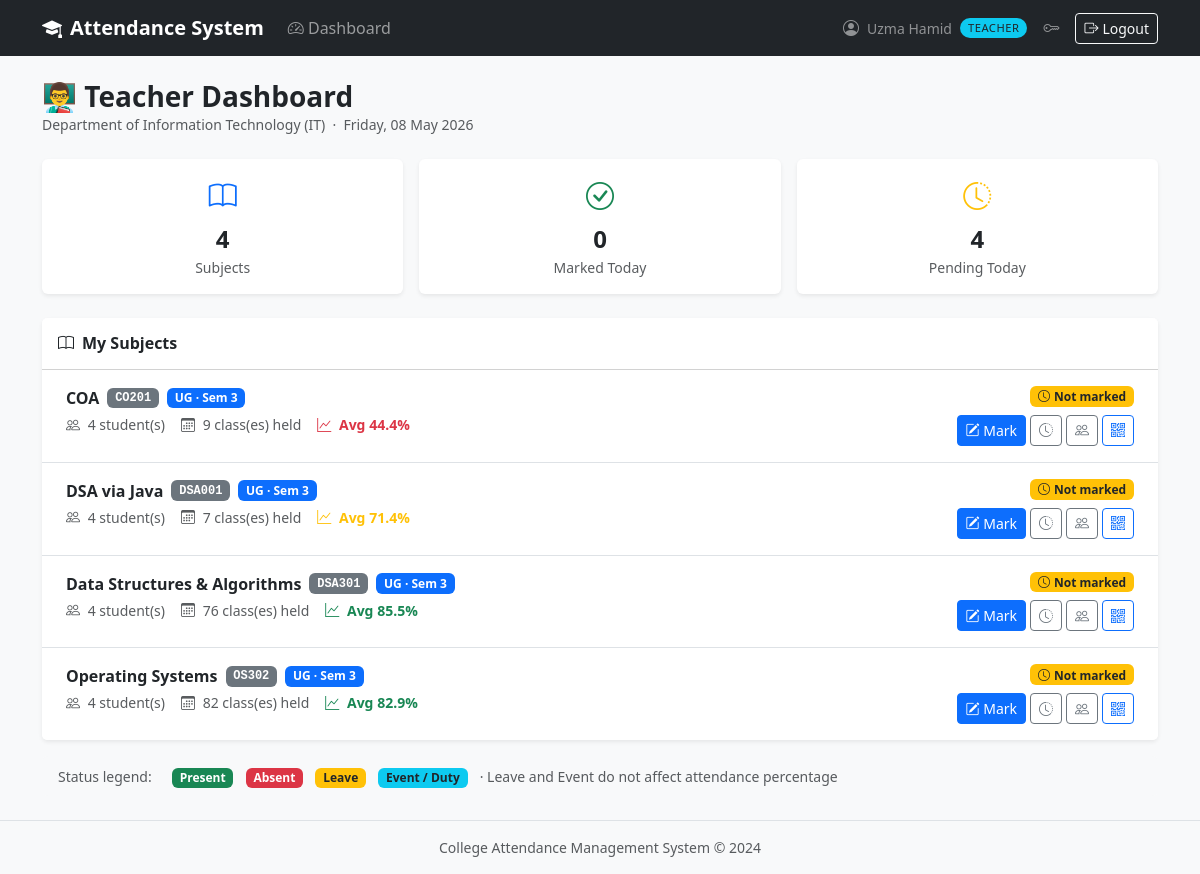
Screenshot of /teacher/dashboard (signed in) with the database file from the repository.
### app/models/user.py (models this page shows, shortened)
class User(UserMixin, db.Model):
    __tablename__ = 'users'
    id = db.Column(db.Integer, primary_key=True)
    email = db.Column(db.String(120), unique=True, nullable=False, index=True)
    first_name = db.Column(db.String(50), nullable=False)
    last_name  = db.Column(db.String(50), nullable=False)
    password_hash = db.Column(db.String(256), nullable=False)
    role = db.Column(db.String(20), nullable=False)
    is_active = db.Column(db.Boolean, default=True, nullable=False)
    created_at = db.Column(db.DateTime, default=datetime.utcnow, nullable=False)
    updated_at = db.Column(db.DateTime, default=datetime.utcnow,
                           onupdate=datetime.utcnow, nullable=False)
    teacher_profile = db.relationship('Teacher', back_populates='user',
                                      uselist=False, cascade='all, delete-orphan')
    student_profile = db.relationship('Student', back_populates='user',
                                      uselist=False, cascade='all, delete-orphan')
    @property
    def is_principal(self):
        return self.role == Role.PRINCIPAL
    @property
    def is_hod(self):
        return self.role == Role.HOD
    @property
    def is_teacher(self):
        return self.role == Role.TEACHER
    @property
    def full_name(self):
        return f"{self.first_name} {self.last_name}"

### app/models/department.py (models this page shows, shortened)
class Department(db.Model):
    __tablename__ = 'departments'
    id   = db.Column(db.Integer, primary_key=True)
    name = db.Column(db.String(100), unique=True, nullable=False)
    code = db.Column(db.String(10),  unique=True, nullable=False)
    program_type = db.Column(
        db.String(10),
        nullable=False,
        default='UG'
    )
    is_active  = db.Column(db.Boolean, default=True, nullable=False)
    created_at = db.Column(db.DateTime, default=datetime.utcnow, nullable=False)
    teachers = db.relationship('Teacher', back_populates='department',
                               lazy='dynamic')
    students = db.relationship('Student', back_populates='department',
                               lazy='dynamic')
    subjects = db.relationship('Subject', back_populates='department',
                               lazy='dynamic')

### app/models/subject.py (models this page shows, shortened)
class Subject(db.Model):
    __tablename__ = 'subjects'
    id = db.Column(db.Integer, primary_key=True)
    department_id = db.Column(db.Integer, db.ForeignKey('departments.id'),
                              nullable=False)
    name = db.Column(db.String(100), nullable=False)
    code = db.Column(db.String(15), unique=True, nullable=False)
    semester     = db.Column(db.Integer, nullable=False)
    program_type = db.Column(db.String(5), nullable=False, default='UG')
    total_classes = db.Column(db.Integer, default=0, nullable=False)
    is_active  = db.Column(db.Boolean, default=True, nullable=False)
    created_at = db.Column(db.DateTime, default=datetime.utcnow, nullable=False)
    department = db.relationship('Department', back_populates='subjects')
    teachers   = db.relationship('Teacher', secondary=teacher_subjects,
                                 back_populates='subjects', lazy='dynamic')
    attendance_records = db.relationship('Attendance', back_populates='subject',
                                         lazy='dynamic',
                                         cascade='all, delete-orphan')

### app/routes/teacher.py (the view)
@teacher_bp.route('/dashboard')
@login_required
@teacher_required
def dashboard():
    data = get_teacher_dashboard_data(current_user)
    return render_template('teacher/dashboard.html',
                           title='Teacher Dashboard', data=data)

### app/services/teacher_service.py (called while the page is built)
def _get_teacher(teacher_user):
    return Teacher.query.filter_by(user_id=teacher_user.id).first()

def _get_enrolled_students(subject):
    return (
        Student.query
        .filter_by(
            department_id = subject.department_id,
            semester      = subject.semester,
            program_type  = subject.program_type,
            is_graduated  = False,
        )
        .join(Student.user)
        .filter(User.is_active == True)
        .order_by(Student.roll_number)
        .all()
    )

### app/templates/teacher/dashboard.html
{% extends "shared/base.html" %}
{% block content %}
<div class="d-flex justify-content-between align-items-center mb-4">
    <div>
        <h3 class="fw-bold mb-0">👨‍🏫 Teacher Dashboard</h3>
        <p class="text-muted small mb-0">
            {{ data.dept_name }} ({{ data.dept_code }}) &nbsp;·&nbsp;
            {{ data.today.strftime('%A, %d %b %Y') }}
        </p>
    </div>
</div>
{% if not data.subjects_data %}
<div class="alert alert-info border-0">
    <i class="bi bi-info-circle me-2"></i>
    No subjects assigned yet. Contact your HOD to get subjects assigned.
</div>
{% else %}
<div class="row g-3 mb-4">
    {% set total_subjects = data.subjects_data | length %}
    {% set marked_today = data.subjects_data | selectattr('already_marked_today') | list | length %}
    {% set pending = total_subjects - marked_today %}
    {% for label, value, icon, color in [
    ('Subjects', total_subjects, 'book', 'primary'),
    ('Marked Today', marked_today, 'check-circle', 'success'),
    ('Pending Today', pending, 'clock-history', 'warning' if pending else 'secondary'),
    ] %}
    <div class="col-4">
        <div class="card border-0 shadow-sm text-center h-100">
            <div class="card-body py-3">
                <div class="fs-3 text-{{ color }} mb-1">
                    <i class="bi bi-{{ icon }}"></i>
                </div>
                <div class="fs-4 fw-bold">{{ value }}</div>
                <div class="text-muted small">{{ label }}</div>
            </div>
        </div>
    </div>
    {% endfor %}
</div>
<div class="card border-0 shadow-sm">
    <div class="card-header bg-white py-3">
        <h6 class="fw-bold mb-0">
            <i class="bi bi-book me-2"></i>My Subjects
        </h6>
    </div>
    <div class="list-group list-group-flush">
        {% for item in data.subjects_data %}
        {% set subject = item.subject %}
        <div class="list-group-item px-4 py-3">
            <div class="d-flex justify-content-between align-items-start">
                <div class="flex-grow-1">
                    <div class="d-flex align-items-center gap-2 mb-1">
                        <span class="fw-bold">{{ subject.name }}</span>
                        <span class="badge bg-secondary font-monospace small">{{ subject.code }}</span>
                        <span class="badge
                        {{ 'bg-primary' if subject.program_type == 'UG' else 'bg-warning text-dark' }}
                        small">
                            {{ subject.program_type }} · Sem {{ subject.semester }}
                        </span>
                    </div>
                    <div class="d-flex gap-3 small text-muted">
                        <span>
                            <i class="bi bi-people me-1"></i>
                            {{ item.total_students }} student(s)
                        </span>
                        <span>
                            <i class="bi bi-calendar3 me-1"></i>
                            {{ item.total_conducted }} class(es) held
                        </span>
                        <span class="fw-semibold
                        {{ 'text-success' if item.avg_attendance_pct >= 75
                           else 'text-warning' if item.avg_attendance_pct >= 60
                           else 'text-danger' }}">
                            <i class="bi bi-graph-up me-1"></i>
                            Avg {{ item.avg_attendance_pct }}%
                        </span>
                    </div>
                </div>
                <div class="d-flex flex-column align-items-end gap-2 ms-3">
                    {% if item.already_marked_today %}
                    <span class="badge bg-success">
                        <i class="bi bi-check-lg me-1"></i>Marked today
                    </span>
                    {% else %}
                    <span class="badge bg-warning text-dark">
                        <i class="bi bi-clock me-1"></i>Not marked
                    </span>
                    {% endif %}
                    <div class="d-flex gap-1">
                        <a href="{{ url_for('teacher.mark_attendance_view',
                                subject_id=subject.id) }}" class="btn btn-sm
                              {{ 'btn-outline-secondary' if item.already_marked_today
                                 else 'btn-primary' }}" title="{{ 'View today\'s attendance' if item.already_marked_today
                                 else 'Mark attendance for today' }}">
                            <i class="bi bi-{{ 'eye' if item.already_marked_today else 'pencil-square' }}"></i>
                            {{ 'View' if item.already_marked_today else 'Mark' }}
                        </a>
                        <a href="{{ url_for('teacher.attendance_history',
                                subject_id=subject.id) }}" class="btn btn-sm btn-outline-secondary"
                            title="Attendance history">
                            <i class="bi bi-clock-history"></i>
                        </a>
                        <a href="{{ url_for('teacher.subject_students',
                                subject_id=subject.id) }}" class="btn btn-sm btn-outline-secondary"
                            title="View students">
                            <i class="bi bi-people"></i>
                        </a>
                        <a href="{{ url_for('teacher.generate_qr', subject_id=subject.id) }}"
                            class="btn btn-sm btn-outline-primary" title="QR Attendance">
                            <i class="bi bi-qr-code"></i>
                        </a>
                    </div>
                </div>
            </div>
        </div>
        {% endfor %}
    </div>
</div>
<div class="card border-0 bg-light mt-3">
    <div class="card-body py-2 px-3">
        <span class="small text-muted me-3">Status legend:</span>
        <span class="badge bg-success me-2">Present</span>
        <span class="badge bg-danger me-2">Absent</span>
        <span class="badge bg-warning text-dark me-2">Leave</span>
        <span class="badge bg-info text-dark me-2">Event / Duty</span>
        <span class="small text-muted">
            · Leave and Event do not affect attendance percentage
        </span>
    </div>
</div>
{% endif %}
{% endblock %}

### app/templates/shared/base.html (shortened to what this page needs)
<!DOCTYPE html>
<html lang="en">
<head>
    <link href="https://cdn.jsdelivr.net/npm/bootstrap@5.3.0/dist/css/bootstrap.min.css" rel="stylesheet">
    <link href="https://cdn.jsdelivr.net/npm/bootstrap-icons@1.11.0/font/bootstrap-icons.css" rel="stylesheet">
</head>
<body>
{% if current_user.is_authenticated %}
<nav class="navbar navbar-expand-lg navbar-dark bg-dark">
  <div class="container">
    <a class="navbar-brand" href="/"><i class="bi bi-mortarboard-fill me-2"></i>Attendance System</a>
    <div class="collapse navbar-collapse" id="navMenu">
      <ul class="navbar-nav me-auto">
        {% if current_user.is_principal %}
          <li class="nav-item">
            <a class="nav-link" href="{{ url_for('principal.dashboard') }}">
              <i class="bi bi-speedometer2"></i> Dashboard
            </a>
          </li>
        {% elif current_user.is_teacher %}
          <li class="nav-item">
            <a class="nav-link" href="{{ url_for('teacher.dashboard') }}">
              <i class="bi bi-speedometer2"></i> Dashboard
            </a>
          </li>
        {% elif current_user.is_student %}
          <li class="nav-item">
            <a class="nav-link" href="{{ url_for('student.dashboard') }}">
              <i class="bi bi-speedometer2"></i> Dashboard
            </a>
          </li>
        {% endif %}
      </ul>
      <ul class="navbar-nav ms-auto align-items-center gap-2">
        <li class="nav-item d-flex align-items-center gap-2">
          <i class="bi bi-person-circle text-white-50"></i>
          <span class="text-white-50 small">{{ current_user.full_name }}</span>
          <span class="role-badge
            {% if current_user.is_principal %}bg-danger text-white
            {% elif current_user.is_hod      %}bg-warning text-dark
            {% elif current_user.is_teacher  %}bg-info text-dark
            {% else                          %}bg-success text-white{% endif %}">
            {{ current_user.role }}
          </span>
        </li>
        <li class="nav-item">
          <a class="nav-link text-white-50" href="{{ url_for('auth.change_password_view') }}"
             title="Change password"><i class="bi bi-key"></i></a>
        </li>
        <li class="nav-item">
          <a class="btn btn-sm btn-outline-light" href="{{ url_for('auth.logout') }}">
            <i class="bi bi-box-arrow-right me-1"></i>Logout
          </a>
        </li>
      </ul>
    </div>
  </div>
</nav>
{% endif %}
<main class="container py-4">
  {% block content %}{% endblock %}
</main>
<footer class="text-center text-muted py-3 border-top small">
  College Attendance Management System &copy; 2024
</footer>
</body>
</html>

### app/templates/shared/base.html (style rules this page uses)
body { background-color: #f8f9fa; }
.navbar-brand { font-weight: 700; }
.role-badge { font-size: 0.7rem; padding: 2px 8px; border-radius: 10px; text-transform: uppercase; letter-spacing: 0.5px; }

### rows the page displays
User: full_name "Uzma Hamid", role "TEACHER"
Department: dept_name "Department of Information Technology", dept_code "IT"
Subject: name "COA", code "CO201", program_type "UG", semester "3"
Subject: name "DSA via Java", code "DSA001", program_type "UG", semester "3"
Subject: name "Data Structures & Algorithms", code "DSA301", program_type "UG", semester "3"
Subject: name "Operating Systems", code "OS302", program_type "UG", semester "3"

### other values shown
{{ data.today.strftime('%A, %d %b %Y') }} "Friday, 08 May 2026"
{{ value }} "4" "0" "4"
{{ label }} "Subjects" "Marked Today" "Pending Today"
{{ item.total_students }} "4" "4" "4" "4"
{{ item.total_conducted }} "9" "7" "76" "82"
{{ item.avg_attendance_pct }} "44.4" "71.4" "85.5" "82.9"
{{ 'View' if item.already_marked_today else 'Mark' }} "Mark" "Mark" "Mark" "Mark"
